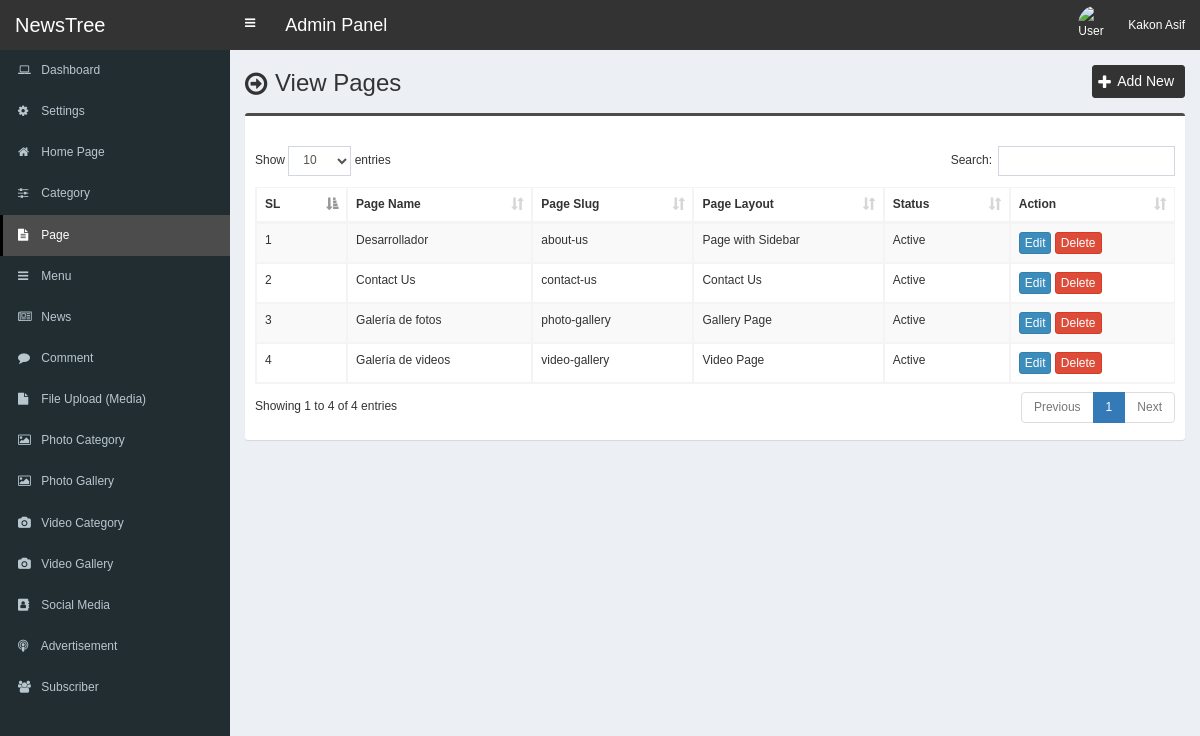
Screenshot of /admin/page.php (signed in) with the database file from the repository.
### tables this page shows
CREATE TABLE `tbl_page` (
  `page_id` int(11) NOT NULL,
  `page_name` varchar(255) NOT NULL,
  `page_slug` varchar(255) NOT NULL,
  `page_content` text NOT NULL,
  `page_layout` varchar(255) NOT NULL,
  `status` varchar(30) NOT NULL,
  `meta_title` varchar(255) NOT NULL,
  `meta_keyword` text NOT NULL,
  `meta_description` text NOT NULL
);

### admin/page.php (the view, shortened to what this page needs)
<?php require_once('header.php'); ?>
<section class="content-header">
	<div class="content-header-left">
		<h1>View Pages</h1>
	</div>
	<div class="content-header-right">
		<a href="page-add.php" class="btn btn-primary btn-sm">Add New</a>
	</div>
</section>
<section class="content">
  <div class="row">
    <div class="col-md-12">
      <div class="box box-info">
        <div class="box-body table-responsive">
          <table id="example1" class="table table-bordered table-striped">
			<thead>
			    <tr>
			        <th>SL</th>
			        <th>Page Name</th>
			        <th>Page Slug</th>
			        <th>Page Layout</th>
			        <th>Status</th>
			        <th>Action</th>
			    </tr>
			</thead>
            <tbody>
            	<?php
            	$i=0;
            	$statement = $pdo->prepare("SELECT * FROM tbl_page ORDER BY page_id ASC");
            	$statement->execute();
            	$result = $statement->fetchAll(PDO::FETCH_ASSOC);
            	foreach ($result as $row) {
            		$i++;
            		?>
					<tr>
	                    <td><?php echo $i; ?></td>
	                    <td><?php echo $row['page_name']; ?></td>
	                    <td><?php echo $row['page_slug']; ?></td>
	                    <td><?php echo $row['page_layout']; ?></td>
	                    <td><?php echo $row['status']; ?></td>
	                    <td>
	                        <a href="page-edit.php?id=<?php echo $row['page_id']; ?>" class="btn btn-primary btn-xs">Edit</a>
	                        <a href="#" class="btn btn-danger btn-xs" data-href="page-delete.php?id=<?php echo $row['page_id']; ?>" data-toggle="modal" data-target="#confirm-delete">Delete</a>
	                    </td>
	                </tr>
            		<?php
            	}
            	?>
            </tbody>
          </table>
        </div>
      </div>
</section>
<?php require_once('footer.php'); ?>

### admin/style.css (style rules this page uses)
body { font-size: 12px; font-family: 'verdana', sans-serif; }
.content-header>h1, .content-header .content-header-left h1 { font-family: 'verdana', sans-serif; }
.box-info { padding-top: 20px; }
.content-header { overflow: hidden; }
.content-header .content-header-left { float: left; padding-top: 5px; }
.content-header .content-header-right { float: right; }
.content-header .content-header-left h1 { margin-top: 0; margin-bottom: 0; padding-left: 30px; font-size: 24px; position: relative; }
.content-header .content-header-left h1:before { position: absolute; top: 0; left: 0; font-family: 'FontAwesome', sans-serif; font-size: 26px; content: '\f18e'; }
.content-header .content-header-right a { position: relative; padding-left: 24px; font-size: 14px; }
.content-header .content-header-right a:before { position: absolute; top: 4px; left: 5px; font-family: 'FontAwesome', sans-serif; font-size: 16px; content: '\f067'; }
.box.box-info { border-top-color: #4c4c4c; }
.content-header .content-header-right a { background-color: #333333; border-color: #333333; }

### rows the page displays
tbl_page: page_name "Desarrollador", page_slug "about-us", page_layout "Page with Sidebar", status "Active"
tbl_page: page_name "Contact Us", page_slug "contact-us", page_layout "Contact Us", status "Active"
tbl_page: page_name "Galería de fotos", page_slug "photo-gallery", page_layout "Gallery Page", status "Active"
tbl_page: page_name "Galería de videos", page_slug "video-gallery", page_layout "Video Page", status "Active"

### other values shown
$_SESSION['user']['full_name'] "Kakon Asif"
